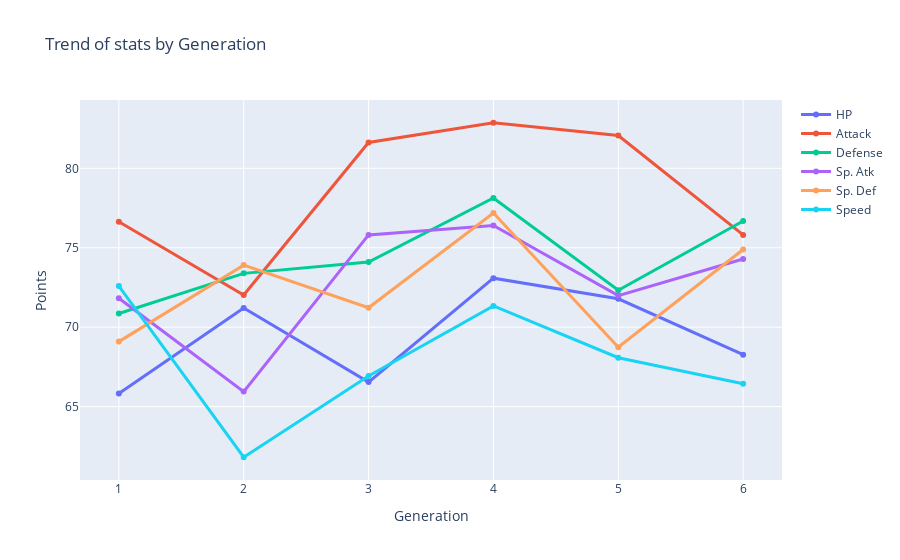

The code cell stored with this chart in its notebook:
### Markdown cell above
### Creating the Line Graph

We will create a line graph with the average statistic in points on the y-axis and the generation on the x-axis.

`▶Run` the next cell to create our line graph.

### Code cell
def stats_by(classifier):
    
    data = []
    stats_names = ['HP', 'Attack', 'Defense', 'Sp. Atk', 'Sp. Def', 'Speed']
    stats = pokemon.groupby(classifier)[stats_names].mean().reset_index()
    
    for stat in stats_names:
        stat_line = go.Scatter(
            x = stats[classifier],
            y = stats[stat],
            name = stat,
            line = dict(width = 3),
        )
        data.append(stat_line)

    layout = go.Layout(
        title = 'Trend of stats by {}'.format(classifier),
        xaxis = dict(title = classifier),
        yaxis = dict(title = 'Points')
    )

    trend = go.Figure(data = data, layout = layout)
    iplot(trend, filename = 'trend')

stats_by('Generation')

### Figure 1 — Plotly figure (JSON) as saved in the notebook; plotly's stock layout.template omitted (floating-point values rounded to 4 significant figures)
{"data": [{"line": {"width": 3}, "name": "HP", "type": "scatter", "x": [1, 2, 3, 4, 5, 6], "y": [65.82, 71.21, 66.54, 73.08, 71.79, 68.27]}, {"line": {"width": 3}, "name": "Attack", "type": "scatter", "x": [1, 2, 3, 4, 5, 6], "y": [76.64, 72.03, 81.62, 82.87, 82.07, 75.8]}, {"line": {"width": 3}, "name": "Defense", "type": "scatter", "x": [1, 2, 3, 4, 5, 6], "y": [70.86, 73.39, 74.1, 78.13, 72.33, 76.68]}, {"line": {"width": 3}, "name": "Sp. Atk", "type": "scatter", "x": [1, 2, 3, 4, 5, 6], "y": [71.82, 65.94, 75.81, 76.4, 71.99, 74.29]}, {"line": {"width": 3}, "name": "Sp. Def", "type": "scatter", "x": [1, 2, 3, 4, 5, 6], "y": [69.09, 73.91, 71.22, 77.19, 68.74, 74.89]}, {"line": {"width": 3}, "name": "Speed", "type": "scatter", "x": [1, 2, 3, 4, 5, 6], "y": [72.58, 61.81, 66.92, 71.34, 68.08, 66.44]}], "layout": {"title": {"text": "Trend of stats by Generation"}, "xaxis": {"title": {"text": "Generation"}}, "yaxis": {"title": {"text": "Points"}}}}
